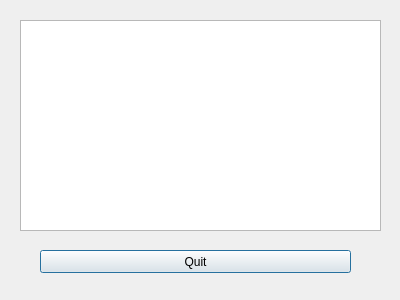
<?xml version="1.0" encoding="UTF-8"?>
<ui version="4.0">
 <class>dreamocslave</class>
 <widget class="QDialog" name="dreamocslave">
  <property name="geometry">
   <rect>
    <x>0</x>
    <y>0</y>
    <width>400</width>
    <height>300</height>
   </rect>
  </property>
  <property name="windowTitle">
   <string>dreamocslave</string>
  </property>
  <widget class="QTextEdit" name="textStatus">
   <property name="geometry">
    <rect>
     <x>20</x>
     <y>20</y>
     <width>361</width>
     <height>211</height>
    </rect>
   </property>
  </widget>
  <widget class="QPushButton" name="pbQuit">
   <property name="geometry">
    <rect>
     <x>40</x>
     <y>250</y>
     <width>311</width>
     <height>23</height>
    </rect>
   </property>
   <property name="text">
    <string>Quit</string>
   </property>
  </widget>
 </widget>
 <layoutdefault spacing="6" margin="11"/>
 <resources/>
 <connections/>
</ui>
